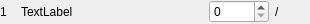
<?xml version="1.0" encoding="UTF-8"?>
<ui version="4.0">
 <class>qDndInitiativeEntityEditWidget</class>
 <widget class="QWidget" name="qDndInitiativeEntityEditWidget">
  <property name="geometry">
   <rect>
    <x>0</x>
    <y>0</y>
    <width>310</width>
    <height>24</height>
   </rect>
  </property>
  <property name="sizePolicy">
   <sizepolicy hsizetype="Fixed" vsizetype="Fixed">
    <horstretch>0</horstretch>
    <verstretch>0</verstretch>
   </sizepolicy>
  </property>
  <property name="windowTitle">
   <string>qDndInitiativeEntityEditWidget</string>
  </property>
  <layout class="QHBoxLayout" name="horizontalLayout">
   <property name="leftMargin">
    <number>0</number>
   </property>
   <property name="topMargin">
    <number>0</number>
   </property>
   <property name="rightMargin">
    <number>0</number>
   </property>
   <property name="bottomMargin">
    <number>0</number>
   </property>
   <item>
    <widget class="QWidget" name="widget" native="true">
     <property name="sizePolicy">
      <sizepolicy hsizetype="Preferred" vsizetype="Minimum">
       <horstretch>0</horstretch>
       <verstretch>0</verstretch>
      </sizepolicy>
     </property>
     <property name="minimumSize">
      <size>
       <width>0</width>
       <height>20</height>
      </size>
     </property>
     <layout class="QHBoxLayout" name="horizontalLayout_2">
      <property name="leftMargin">
       <number>0</number>
      </property>
      <property name="topMargin">
       <number>0</number>
      </property>
      <property name="rightMargin">
       <number>0</number>
      </property>
      <property name="bottomMargin">
       <number>0</number>
      </property>
      <item>
       <widget class="QLabel" name="initiativeLabel">
        <property name="minimumSize">
         <size>
          <width>15</width>
          <height>0</height>
         </size>
        </property>
        <property name="maximumSize">
         <size>
          <width>15</width>
          <height>16777215</height>
         </size>
        </property>
        <property name="text">
         <string>1</string>
        </property>
       </widget>
      </item>
      <item>
       <widget class="QLabel" name="nameLabel">
        <property name="text">
         <string>TextLabel</string>
        </property>
       </widget>
      </item>
      <item>
       <spacer name="horizontalSpacer">
        <property name="orientation">
         <enum>Qt::Horizontal</enum>
        </property>
        <property name="sizeHint" stdset="0">
         <size>
          <width>40</width>
          <height>20</height>
         </size>
        </property>
       </spacer>
      </item>
      <item>
       <widget class="QLabel" name="acLabel">
        <property name="minimumSize">
         <size>
          <width>20</width>
          <height>0</height>
         </size>
        </property>
        <property name="maximumSize">
         <size>
          <width>20</width>
          <height>16777215</height>
         </size>
        </property>
        <property name="text">
         <string/>
        </property>
       </widget>
      </item>
      <item>
       <widget class="QSpinBox" name="hpSpinBox">
        <property name="minimumSize">
         <size>
          <width>60</width>
          <height>0</height>
         </size>
        </property>
        <property name="maximumSize">
         <size>
          <width>60</width>
          <height>16777215</height>
         </size>
        </property>
       </widget>
      </item>
      <item>
       <widget class="QLabel" name="maxHpLabel">
        <property name="minimumSize">
         <size>
          <width>35</width>
          <height>0</height>
         </size>
        </property>
        <property name="maximumSize">
         <size>
          <width>35</width>
          <height>16777215</height>
         </size>
        </property>
        <property name="text">
         <string>/</string>
        </property>
       </widget>
      </item>
     </layout>
    </widget>
   </item>
  </layout>
 </widget>
 <resources>
  <include location="static/app_resources.qrc"/>
 </resources>
 <connections/>
</ui>
